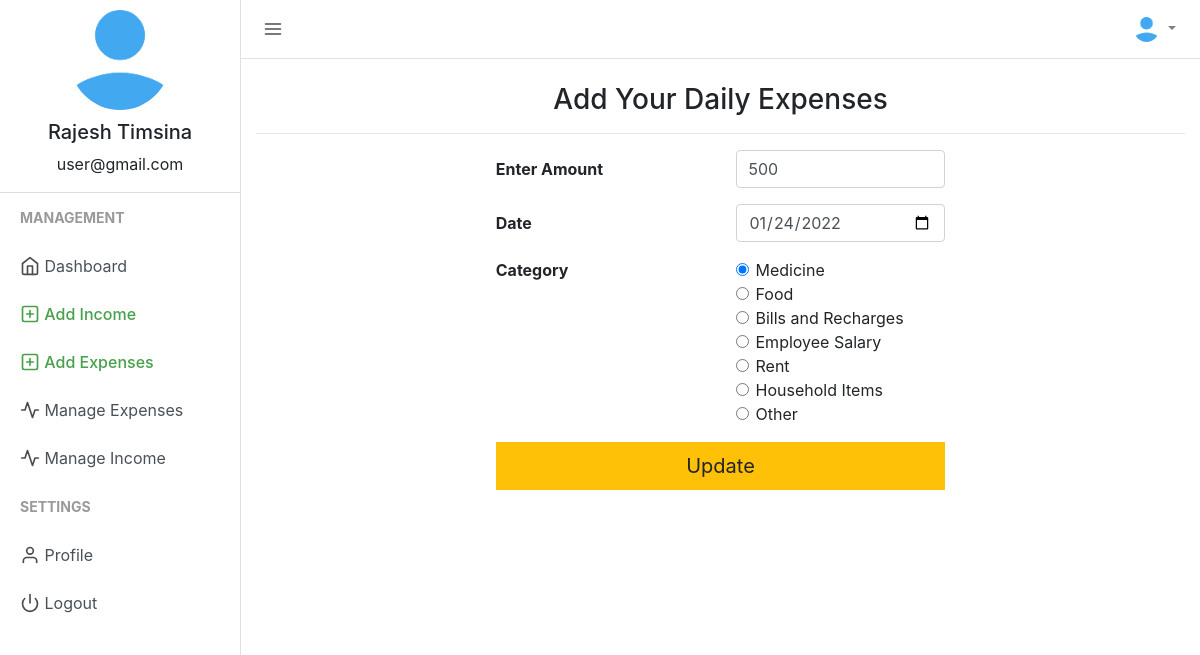
/add_expense.php?edit=81 (signed in), run on the app's committed database.
### tables this page shows
CREATE TABLE `users` (
  `user_id` int NOT NULL,
  `firstname` varchar(50) NOT NULL,
  `lastname` varchar(25) NOT NULL,
  `email` varchar(50) NOT NULL,
  `profile_path` varchar(50) NOT NULL DEFAULT 'default_profile.png',
  `password` varchar(50) NOT NULL,
  `trn_date` datetime NOT NULL
);

CREATE TABLE `expenses` (
  `expense_id` int NOT NULL,
  `user_id` varchar(15) NOT NULL,
  `expense` int NOT NULL,
  `expensedate` varchar(15) NOT NULL,
  `expensecategory` varchar(50) NOT NULL
);

### session.php (called while the page is built, shortened)
<?php
include("config.php");
$sess_email = $_SESSION["email"];
$sql = "SELECT user_id, firstname, lastname, email, profile_path FROM users WHERE email = '$sess_email'";
$result = $con->query($sql);
if ($result->num_rows > 0) {
  while($row = $result->fetch_assoc()) {
    $userid=$row["user_id"];
    $username =$row["firstname"]." ".$row["lastname"];
    $useremail=$row["email"];
    $userprofile="uploads/".$row["profile_path"];
  }
} else {
    $userid="GHX1Y2";
    $username ="Jhon Doe";
    $useremail="mailid@domain.com";
    $userprofile="Uploads/default_profile.png";
}
?>

### add_expense.php (the view, shortened to what this page needs)
<?php
include("session.php");
$update = false;
$del = false;
$expenseamount = "";
$expensedate = date("Y-m-d");
$expensecategory = "Entertainment";
if (isset($_GET['edit'])) {
    $id = $_GET['edit'];
    $update = true;
    $record = mysqli_query($con, "SELECT * FROM expenses WHERE user_id='$userid' AND expense_id=$id");
    if (mysqli_num_rows($record) == 1) {
        $n = mysqli_fetch_array($record);
        $expenseamount = $n['expense'];
        $expensedate = $n['expensedate'];
        $expensecategory = $n['expensecategory'];
    } else {
        echo ("WARNING: AUTHORIZATION ERROR: Trying to Access Unauthorized data");
    }
}
?>
<!DOCTYPE html>
<html lang="en">
<head>
    <link href="css/bootstrap.min.css" rel="stylesheet">
    <link href="css/style.css" rel="stylesheet">
</head>
<body>
    <div class="d-flex" id="wrapper">
        <div class="border-right" id="sidebar-wrapper">
            <div class="user">
                <img class="img img-fluid rounded-circle" src="<?php echo $userprofile ?>" width="120">
                <h5><?php echo $username ?></h5>
                <p><?php echo $useremail ?></p>
            </div>
            <div class="sidebar-heading">Management</div>
            <div class="list-group list-group-flush">
                <a href="index.php" class="list-group-item list-group-item-action"><span data-feather="home"></span> Dashboard</a>
                <a href="add_income.php" class="list-group-item list-group-item-action sidebar-active"><span data-feather="plus-square"></span> Add Income</a>
                <a href="add_expense.php" class="list-group-item list-group-item-action sidebar-active"><span data-feather="plus-square"></span> Add Expenses</a>
                <a href="manage_expense.php" class="list-group-item list-group-item-action"><span data-feather="activity"></span> Manage Expenses</a>
                <a href="manage_income.php" class="list-group-item list-group-item-action "><span data-feather="activity"></span> Manage Income</a>
            </div>
            <div class="sidebar-heading">Settings </div>
            <div class="list-group list-group-flush">
                <a href="profile.php" class="list-group-item list-group-item-action "><span data-feather="user"></span> Profile</a>
                <a href="logout.php" class="list-group-item list-group-item-action "><span data-feather="power"></span> Logout</a>
            </div>
        </div>
        <div id="page-content-wrapper">
            <nav class="navbar navbar-expand-lg navbar-light  border-bottom">
                <button class="toggler" type="button" id="menu-toggle" aria-expanded="false">
                    <span data-feather="menu"></span>
                </button>
                <div class="collapse navbar-collapse" id="navbarSupportedContent">
                    <ul class="navbar-nav ml-auto mt-2 mt-lg-0">
                        <li class="nav-item dropdown">
                            <a class="nav-link dropdown-toggle" href="#" id="navbarDropdown" role="button" data-toggle="dropdown" aria-haspopup="true" aria-expanded="false">
                                <img class="img img-fluid rounded-circle" src="<?php echo $userprofile ?>" width="25">
                            </a>
                        </li>
                    </ul>
                </div>
            </nav>
            <div class="container">
                <h3 class="mt-4 text-center">Add Your Daily Expenses</h3>
                <hr>
                <div class="row ">
                    <div class="col-md-3"></div>
                    <div class="col-md" style="margin:0 auto;">
                        <form action="" method="POST">
                            <div class="form-group row">
                                <label for="expenseamount" class="col-sm-6 col-form-label"><b>Enter Amount</b></label>
                                <div class="col-md-6">
                                    <input type="number" class="form-control col-sm-12" value="<?php echo $expenseamount; ?>" id="expenseamount" name="expenseamount" required>
                                </div>
                            </div>
                            <div class="form-group row">
                                <label for="expensedate" class="col-sm-6 col-form-label"><b>Date</b></label>
                                <div class="col-md-6">
                                    <input type="date" class="form-control col-sm-12" value="<?php echo $expensedate; ?>" name="expensedate" id="expensedate" required>
                                </div>
                            </div>
                            <fieldset class="form-group">
                                <div class="row">
                                    <legend class="col-form-label col-sm-6 pt-0"><b>Category</b></legend>
                                    <div class="col-md">
                                        <div class="form-check">
                                            <input class="form-check-input" type="radio" name="expensecategory" id="expensecategory4" value="Medicine" <?php echo ($expensecategory == 'Medicine') ? 'checked' : '' ?>>
                                            <label class="form-check-label" for="expensecategory4">
                                                Medicine
                                            </label>
                                        </div>
                                        <div class="form-check">
                                            <input class="form-check-input" type="radio" name="expensecategory" id="expensecategory3" value="Food" <?php echo ($expensecategory == 'Food') ? 'checked' : '' ?>>
                                            <label class="form-check-label" for="expensecategory3">
                                                Food
                                            </label>
                                        </div>
                                        <div class="form-check">
                                            <input class="form-check-input" type="radio" name="expensecategory" id="expensecategory2" value="Bills & Recharges" <?php echo ($expensecategory == 'Bills & Recharges') ? 'checked' : '' ?>>
                                            <label class="form-check-label" for="expensecategory2">
                                                Bills and Recharges
                                            </label>
                                        </div>
                                        <div class="form-check">
                                            <input class="form-check-input" type="radio" name="expensecategory" id="expensecategory7" value="Employee Salary" <?php echo ($expensecategory == 'Employee Salary') ? 'checked' : '' ?>>
                                            <label class="form-check-label" for="expensecategory7">
                                                Employee Salary
                                            </label>
                                        </div>
                                        <div class="form-check">
                                            <input class="form-check-input" type="radio" name="expensecategory" id="expensecategory6" value="Rent" <?php echo ($expensecategory == 'Rent') ? 'checked' : '' ?>>
                                            <label class="form-check-label" for="expensecategory6">
                                                Rent
                                            </label>
                                        </div>
                                        <div class="form-check">
                                            <input class="form-check-input" type="radio" name="expensecategory" id="expensecategory8" value="Household Items" <?php echo ($expensecategory == 'Household Items') ? 'checked' : '' ?>>
                                            <label class="form-check-label" for="expensecategory8">
                                                Household Items
                                            </label>
                                        </div>
                                        <div class="form-check">
                                            <input class="form-check-input" type="radio" name="expensecategory" id="expensecategoryOther" value="Other" <?php echo ($expensecategory == 'Other') ? 'checked' : '' ?> onclick="toggleOtherCategory()">
                                            <label class="form-check-label" for="expensecategoryOther">Other</label>
                                        </div>
                                    </div>
                                </div>
                            </fieldset>
                            <div class="form-group row">
                                <div class="col-md-12 text-right">
                                    <?php if ($update == true) : ?>
                                        <button class="btn btn-lg btn-block btn-warning" style="border-radius: 0%;" type="submit" name="update">Update</button>
                                    <?php elseif ($del == true) : ?>
                                        <button class="btn btn-lg btn-block btn-danger" style="border-radius: 0%;" type="submit" name="delete">Delete</button>
                                    <?php else : ?>
                                        <button type="submit" name="add" class="btn btn-lg btn-block btn-success" style="border-radius: 0%;">Add Expense</button>
                                    <?php endif ?>
                                </div>
                            </div>
                        </form>
                    </div>
                    <div class="col-md-3"></div>
                </div>
            </div>
        </div>
    </div>
</body>
</html>

### css/style.css (style rules this page uses)
body { background-color: #efefef; }
.feather { width: 20px; height: 20px; stroke: #4d4d4d; stroke-width: 2; stroke-linecap: round; stroke-linejoin: round; fill: none; vertical-align: text-bottom; }
.list-group { background-color: #ffffff; }
.list-group-item { border: none; }
.user { text-align: center; border-bottom: 1px solid #ddd; }
.user img { padding: 10px; }
.toggler { color: #000; background-color: #fff; border: none; outline: none; }
.sidebar-active { color: #47a04b; font-weight: 500; }
.sidebar-active .feather { stroke: #47a04b; font-weight: 500; }
#wrapper { overflow-x: hidden; background-color: #fff; }
#sidebar-wrapper { min-height: 100vh; margin-left: -15rem; -webkit-transition: margin 0.25s ease-out; -moz-transition: margin 0.25s ease-out; -o-transition: margin 0.25s ease-out; transition: margin 0.25s ease-out; }
#sidebar-wrapper .sidebar-heading { padding: 0.875rem 1.25rem; font-size: 14px; font-weight: bold; text-transform: uppercase; color: #999; }
#sidebar-wrapper .list-group { width: 15rem; }
#page-content-wrapper { min-width: 100vw; }
@media (min-width: 768px) { #sidebar-wrapper { margin-left: 0; } }
@media (min-width: 768px) { #page-content-wrapper { min-width: 0; width: 100%; } }

### data on the page
users: profile_path (placeholder picture), username "Rajesh Timsina", email "user@gmail.com"
expenses: expenseamount "500", expensedate "01/24/2022", expensecategory "☑ Medicine", expensecategory "☐ Food", expensecategory "☐ Bills and Recharges", expensecategory "☐ Employee Salary", expensecategory "☐ Rent", expensecategory "☐ Household Items", expensecategory "☐ Other"
